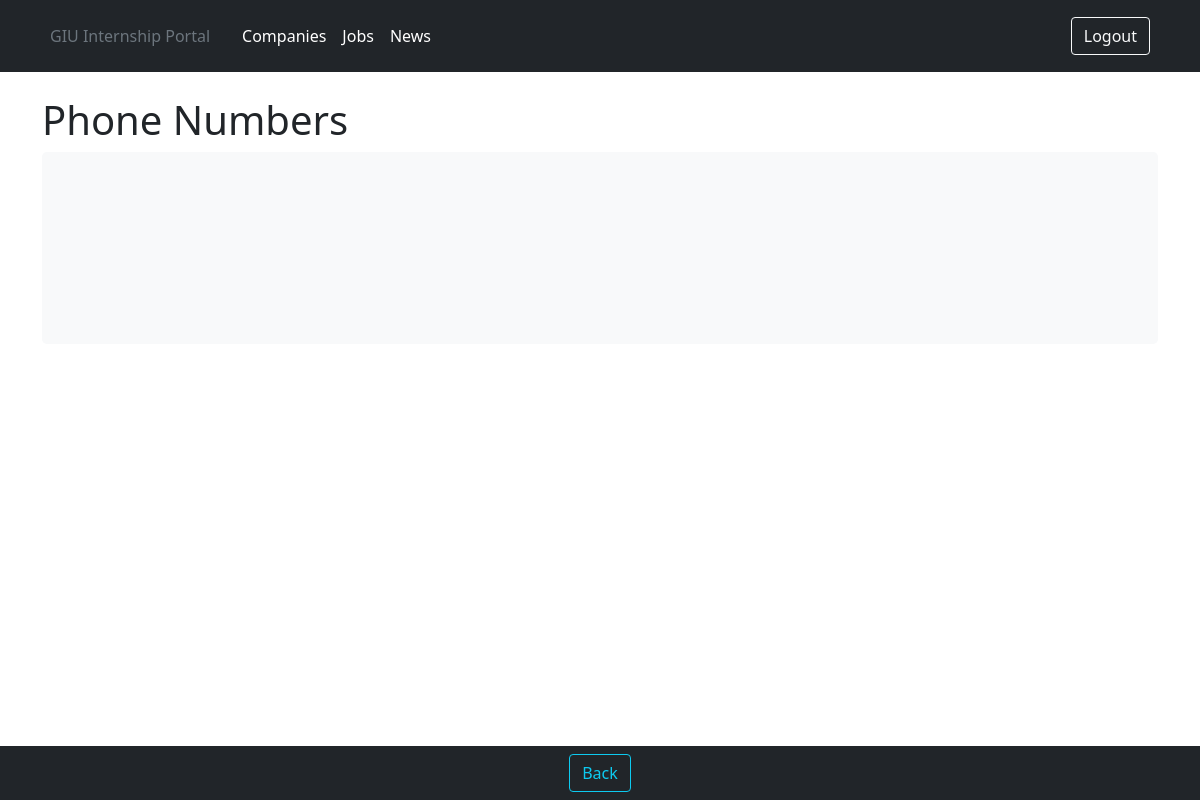
The page /users/student/5/phonenumbers/ (signed in) on the database as committed earlier.
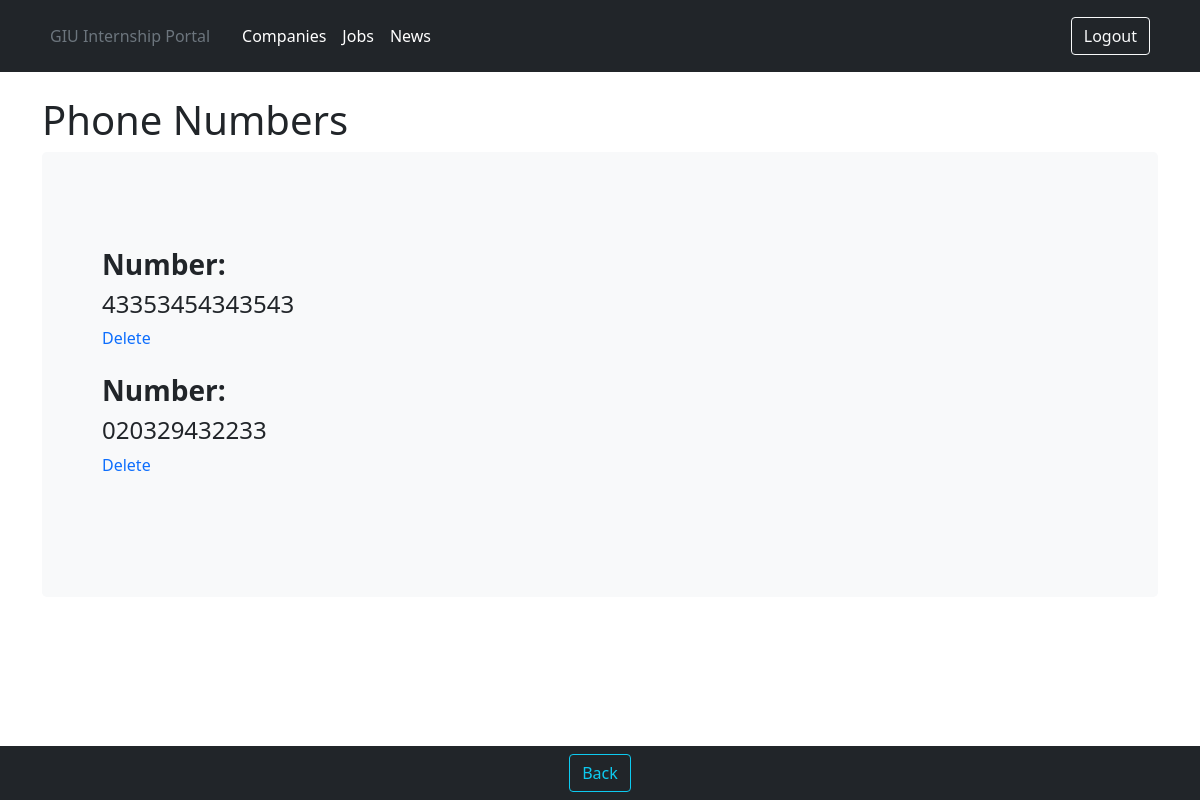
The same page on the database as committed later.
### users/models.py (models this page shows)
class StudentPhoneNumbers(models.Model):
    student_id = models.ForeignKey(Student, on_delete=models.CASCADE)
    phone_number = models.CharField(max_length=20, primary_key=True)
    def __str__(self):
        return self.phone_number
    class Meta:
        unique_together = (('student_id', 'phone_number'),)

### users/views.py (the view)
# urls.py: path('student/<slug:pk>/phonenumbers/', views.StudentPhoneView.as_view(), name='student_phone_detail'),
class StudentPhoneView(LoginRequiredMixin, ListView):
    model = models.StudentPhoneNumbers
    template_name = 'userprofiles/student_phone_numbers.html'
    context_object_name = 'student_phone_list'
    login_url = 'login'

### templates/userprofiles/student_phone_numbers.html (shortened to what this page needs)
{% extends 'userprofiles/profile_base.html' %}
{% block navitems %}
    <button onclick="history.back()" class="btn btn-outline-info ml-2" type="button">Back</button>
{% endblock navitems %}
{% block profile_body %}
    <br>
    <div class="container">
        <h1>Phone Numbers</h1>
        <div class="p-5 mb-4 bg-light rounded-3">
            <div class="container-fluid py-5">
                {% for number in student_phone_list %}
                    <h3><strong>Number:</strong></h3>
                    <h4>{{ number }}</h4>
                    <a class="no_underline" href="{% url 'delete_student_phone' number.pk %}">Delete</a>
                    <br>
                    <br>
                {% endfor %}
            </div>
        </div>
    </div>
    <br>
    <br>
{% endblock profile_body %}

Rows that differ between the two databases and show on the page:
added StudentPhoneNumbers: phone_number "43353454343543"
added StudentPhoneNumbers: phone_number "020329432233"
